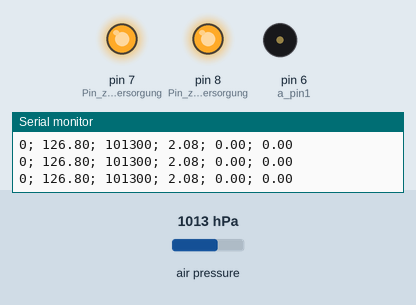
This sketch was run on a simulated Arduino Leonardo, built with avr-gcc and run on an emulated ATmega32U4. Shown: output pins drawn as LEDs (lit = HIGH), buzzer (waves = sounding), the last lines printed to the serial monitor. Inputs (shaded band) come from the test bench; at power-on: air pressure 1013 hPa.

Above: at 2.8 s.
2.9 s: air pressure set to 952 hPa
At 5.7 s:
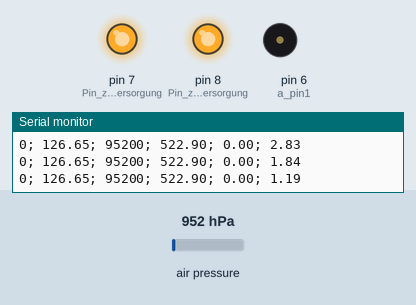
5.9 s: air pressure set to 975 hPa
At 6.59 s:
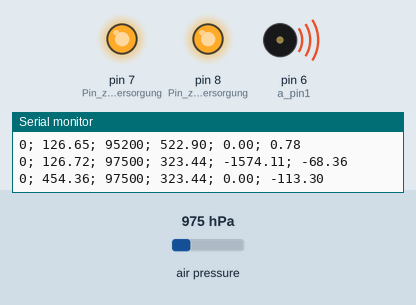
Timing chart, 0 to 14.9 s (numbered marks = the images above; inputs shaded):
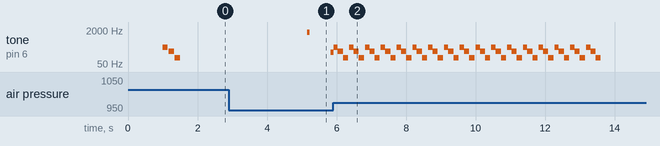

The sketch:

V_15_Filter10-v2.ino
```cpp
/****************************************************
  Mini Vario mit Bluetooth
  * Bluetooth Modul ist H-06
  * Barometer Modul ist MS5611
  * Mini PRO 3.3V 8 MHz oder Leonardo
  * oder !!!belibiges!!! Arduino

  Auf der Misst von Ivaylo gewachsen.
  2018-04-12
****************************************************/

#include <Wire.h>
#include <MS5611.h>
MS5611 bpm;


//////////////////////////////////////////////////////////////////////////////////////////////////////////////////
///////////////////////////////   Variablen die Mann aendern kann!   /////////////////////////////////////////////
//////////////////////////////////////////////////////////////////////////////////////////////////////////////////
    float min_steigen = 0.20;               //Minimale Steigen (Standart Wert ist 0.4m/s).
    float max_sinken = -3.50;               //Maximales Sinken (Standart Wert ist - 1.1m/s).

    long leseZeit = 150;                    //Interval zum lesen vom Baro audio Vario, Standart(min) ist 150.
    long leseZeitBT = 100;                  //Interval zum lesen vom Baro fuer BT, Standart(min) ist 100.

    long konst_frqz = 150;                  //Audio Frequez beim konstante Frequenz Einstellung.
    long max_frqz = 1800;                   //Maximale Audio Frequenz beim variable Frequenz Einstellung.

    //short bt_pin = 2;                     //Bluetooth Pin definieren. Fuer Leonardo 14. Fuer die Anderen 2.

    int a_pin1 = 6;                         //Lautsprecher Pin definieren! <<= fuer normalen Mini Pro
    //int a_pin1 = 9;                       //Lautsprecher Pin definieren! <<= fuer Leonardo
    //int a_pin1 = 5;                       //Lautsprecher Pin definieren! <<= fuer Ivkos Micro Vario

// Fileter Einstellungen!!!
    float FehlerV = 3.500 *min_steigen;     //Gewichtung fuer Vario Filter berechnen. 0.1 > FehlerV < 1.0

    float mittel_n = 8;                     // Anzahl Werte fuer Mittelwert bilden.
    float kal[9];                           // kal[n] ==> n = mittel_n +1

//////////////////////////////////////////////////////////////////////////////////////////////////////////////////
//////////////////////////////////////////////////////////////////////////////////////////////////////////////////
//////////////////////////////////////////////////////////////////////////////////////////////////////////////////


//////////////////////////////////////////////////////////////////////////////////////////////////////////////////
long Druck, Druck0, DruckB;

int PinBT,  XOR, c, startCH = 0;
float Vario, VarioR, Hoehe, AvrgV;

unsigned long  dZeit, ZeitE, ZeitS, ZeitPip;
//////////////////////////////////////////////////////////////////////////////////////////////////////////////////


// SETUP//////////////////////////////////////////////////////////////////////////////////////////////////////////
//////////////////////////////////////////////////////////////////////////////////////////////////////////////////
void setup() {
    leseZeit = leseZeit -24;

    Serial.begin(9600);
    //Serial1.begin(9600);

    //pinMode(bt_pin, INPUT);                      // Definiert den Pin für der BT Schalter.
    //PinBT = digitalRead(bt_pin);                 // Definiere SChalter Zustand fuer BT.
    PinBT = 0;                              // Wenn keine BT-Modul eingebaut ist - 0.

    pinMode(7, OUTPUT);                     // Pin zum BT Versorgung.
    pinMode(8, OUTPUT);                     // Pin zum BT Versorgung.


// Initialize MS5611 sensor!
    // Ultra high resolution: MS5611_ULTRA_HIGH_RES
    // (default) High resolution: MS5611_HIGH_RES
    // Standard: MS5611_STANDARD
    // Low power: MS5611_LOW_POWER
    // Ultra low power: MS5611_ULTRA_LOW_POWER
    while(!bpm.begin(MS5611_ULTRA_HIGH_RES))
    {
        delay(500);
    }

//BT umbenenen START
    if (PinBT == 0)
    {
        digitalWrite(7, HIGH);               // BT Versorgung einschalten.
        digitalWrite(8, HIGH);               // BT Versorgung einschalten.
        delay(1000);
        //Serial.begin(9600);                 //fuer MiniPro
        //Serial1.begin(9600);                //fuer BT - Leonardo.
        /*/
        Serial.print("AT");
        delay(1500);
        Serial.print("AT+NAMEIvkosVario");
        delay(500);
        //Serial.print("AT+RESET");
        delay(500);//*/
        // PIN ist 1234 oder 0000 <= #############################################################################
    }
    else
    {
        digitalWrite(7, LOW);               // BT Versorgung einschalten.
        digitalWrite(8, LOW);               // BT Versorgung einschalten.
    }
//BT umbenenen ENDE */


// Spielt die Start-Tonfolge.
    tone(a_pin1 , 300, 150);
    delay(175);
    tone(a_pin1 , 200, 150);
    delay(175);
    tone(a_pin1 , 100, 150);
    delay(250);
// */

ZeitS = micros();

}
//////////////////////////////////////////////////////////////////////////////////////////////////////////////////
// ENDE SETUP/////////////////////////////////////////////////////////////////////////////////////////////////////


// LOOP///////////////////////////////////////////////////////////////////////////////////////////////////////////
//////////////////////////////////////////////////////////////////////////////////////////////////////////////////
void loop()
{

  if(PinBT==0)
    {
      dZeit=(micros()-ZeitS);
      if (float(dZeit)/1000 >= float(leseZeit) )
        {
          SteigenBerechnen();
        }
      PipserX();
      //ZeitE = micros();
    }
    else
    {
      Bloetooth();
    }
}
//////////////////////////////////////////////////////////////////////////////////////////////////////////////////
// ENDE LOOP//////////////////////////////////////////////////////////////////////////////////////////////////////


//////////////////////////////////////////////////////////////////////////////////////////////////////////////////
//=> Unterfunktionen und Programme   /////////////////////////////////////////////////////////////////////////////
//////////////////////////////////////////////////////////////////////////////////////////////////////////////////
//////////////////////////////////////////////////////////////////////////////////////////////////////////////////


// Luftdrucksensor auslesen ######################################################################################
// ###############################################################################################################
void BaroAuslesen()
{
  Druck = bpm.readPressure();
  Hoehe = bpm.getAltitude(Druck);
}
// ###############################################################################################################
// ENDE ##########################################################################################################


// Steigen berechnen #############################################################################################
// ###############################################################################################################
void SteigenBerechnen()
{
      BaroAuslesen();


      int i;

      if(startCH==0)
      {
        kal[0] = Hoehe;
        startCH=1;
      }

      // Steigwerte berechnen.
        dZeit=(micros()-ZeitS);
        ZeitS = micros();

        VarioR=((Hoehe - kal[0]) / (float(dZeit)/1000000));

        //VarioR=0.500; // Ton Test !!!!!!!!!!!!!!!!!!!!!!!!!################################

        kal[1]=VarioR;

        kal[0]=Hoehe;

    // Filter fuer die Steigung anwenden.
      // > Mittelwert bilden.
          AvrgV = 0;
          i=1;
          for (i; i <= mittel_n; i++){
            AvrgV = AvrgV + kal[i];
          }
          AvrgV = AvrgV / mittel_n;
          AvrgV = (AvrgV  + Vario) / 2;
      // < Mittelwert bilden.

      if (FehlerV > 1.000) FehlerV = 1.000;
      Vario = FehlerV*AvrgV + (1-FehlerV)*Vario;


        i=mittel_n;
        for (i; i > 1; i--){
          kal[i] = kal[i-1];
        }


      //BT Taster;dZeit[ms];Druck[Pa];Hoehe[m];VarioR[m/s];Vario[m/s]
      //  Zum aktivieren der Ausgabe * zwischen // loeschen.

      Serial.print(PinBT);
      Serial.print("; ");

      Serial.print(float(dZeit)/1000, 2);
      Serial.print("; ");

      Serial.print(Druck);
      Serial.print("; ");

      Serial.print(Hoehe, 2);
      Serial.print("; ");

      Serial.print(VarioR, 2);
      Serial.print("; ");

      Serial.print(Vario, 2);//
      Serial.println(); // */

}
// ###############################################################################################################
// ENDE ##########################################################################################################


// Pipser ########################################################################################################
// ###############################################################################################################
void PipserX()
{
    //Vario = 1.00; // Ton Test!

    float frequency = float(max_frqz) / (1.00 + pow((Vario - 11.30) / -6.80, 5.10));
    float duration = (-60.00*Vario + 500)*0.75;    // Variable Pause
    frequency = int(frequency);
    duration = long(duration);

  // Wenn Steigen groesser als min_steigen
      if ( Vario >= min_steigen)
        {
            if ( Vario <= 7  )
            {
                if ( (millis() - ZeitPip) >= (unsigned long)(2*duration) )
                {
                    ZeitPip = millis();
                    tone(a_pin1 , frequency, duration);
                }
            }
            if ( Vario > 7)
            {
              if ( Vario > 9) noTone(a_pin1);
              else tone(a_pin1 , int(max_frqz/2));
              delay(0);
            }
        }

  // Wenn Sinken kleiner als max_sinken
    if ( Vario < max_sinken)
    {
        tone(a_pin1 , 300, 150);
        delay(125);
        tone(a_pin1 , 200, 150);
        delay(150);
        tone(a_pin1 , 100, 150);
        delay(175);
    }

}
// ###############################################################################################################
// ENDE ##########################################################################################################


// Bloetooth #####################################################################################################
// ###############################################################################################################
/*  Verschiedene Komuniktionsprotokole möglich.  */

void Bloetooth()
{
    // Start "Blue Fly Vario" sentence ===========================================================================
    // ===========================================================================================================
    /* Ausgabe im BlueFlyVario Format.     The standard BlueFlyVario outp ut mode. This sends raw
    pressure measurements in the form "PRS XXXXX\n": XXXXX is the raw (unfiltered) pressure
    measurement in hexadecimal pascals. */
    // On-Off | Hier zwischen // ein * setzen dann ist es deaktiviert.
        //Temp = bpm.readTemperature();
        Druck = bpm.readPressure();

        Serial.print("PRS ");               //Ausgabe an der BT fuer MiniPro.
        Serial.println( Druck, HEX);        //BT-Serial schnitstelle ungefiltert.  Fuer MiniPro.

        //Serial1.print("PRS ");               //Ausgabe an der BT fuer Leonardo.
        //Serial1.println( Druck, HEX);        //BT-Serial schnitstelle ungefiltert.  Fuer Leonardo.

        // Wenn XCSoar vervender wird die Zeile drunter mitt "//..." auskomentieren.
        //delay(leseZeitBT - 22); //Wenn XCTrack benutzt wird Zeille aktiv lassen.

    // Ende "BlueFlyVario" sentence =========================================================================== */

// =>>

    // Start "LXNAV - LXWP0" sentence ============================================================================
    // ===========================================================================================================
    /* Send LXWP0 output mode for use with a range of apps:
        "$LXWP0,loger_stored (Y/N), IAS (kph), baroaltitude (m), vario (m/s),,,,,,heading of plane,
        windcourse (deg),windspeed (kph)*checksum \r\n" */
    /*/ On-Off | Hier zwischen // ein * setzen dann ist es deaktiviert.
        SteigenBerechnen();

        String s = "LXWP0,N,,";
        s = String(s+ String(Hoehe,1) + "," + String(Vario,2) + ",,,,,,,,"  );

    // Checksum berechnen und als int ausgeben
    // wird als HEX benötigt im NMEA Datensatz
    // zwischen $ und * rechnen
        int i, XOR, c;
        XOR = 0;

        for (i = 0; i < s.length(); i++) {
            c = (unsigned char)s.charAt(i);
            if (c == '*') break;
            if (c!='$') XOR ^= c;
        }
    // Checksum berechnen

        // Fuer MiniPro:
        Serial.print("$");
        Serial.print(s);
        Serial.print("*");
        Serial.println(XOR,HEX);

        // Fuer Leonardo:
        //Serial.print("$");
        //Serial.print(s);
        //Serial.print("*");
        //Serial.println(XOR,HEX); //

    delay(leseZeitBT - 73);

    // Ende "LXNAV - LXWP0" sentence ========================================================================== */

// =>>

    // Start "LK8EX1" sentence ===================================================================================
    // ===========================================================================================================
    // Send $LK8EX1,pressure,altitude,vario,temperature,battery,*checksum
    /*/ On-Off | Hier zwischen // ein * setzen dann ist es deaktiviert.
    SteigenBerechnen();

    String s = "LK8EX1,";
    s = String(s + String(Druck,DEC) + "," + String(Hoehe,2) + "," + String(Vario*100,0) + "," + String(Temp,1) + ",1.1,");

    // Checksum berechnen und als int ausgeben
    // wird als HEX benötigt im NMEA Datensatz
    // zwischen $ und * rechnen
    int i, XOR, c;
    XOR = 0;

    for (i = 0; i < s.length(); i++) {
    c = (unsigned char)s.charAt(i);
    if (c == '*') break;
    if (c!='$') XOR ^= c;
    }
    // Checksum berechnen

        // Fuer MiniPro:
        Serial.print("$");
        Serial.print(s);
        Serial.print("*");
        Serial.println(XOR,HEX);

        // Fuer Leonardo:
        //Serial.print("$");
        //Serial.print(s);
        //Serial.print("*");
        //Serial.println(XOR,HEX); //

    delay(leseZeitBT - 23);
    // Ende "LK8EX1" sentence ================================================================================= */

// =>>

    // Start "Custom BFV" sentence ===============================================================================
    // ===========================================================================================================
    /* Custom BFV sentence: This sends a NMEA like sentence in the
    following format: "$BFV,pressure(Pa),vario(cm/s), temp(deg C),
    battery(%),pitotDiffPressure(pa)*checksum\r\n". Pressure (the filtered pressure as an
    unsigned integer), vario (the filtered vario as an signed integer) and temp(signed float) are
    always sent. Battery % (unsigned integer) is only sent for models which include a battery;
    otherwise "0" is sent. pitotDiffPressure (signed integer) is only sent when the hardware
    setting usePitot is enabled. */
    /*/ On-Off | Hier zwischen // ein * setzen dann ist es deaktiviert.
        SteigenBerechnen();

        String s = "BFV,";
        s = String(s + String(Druck) + "," + String(Vario*100,0) + "," + String(Temp,2) + ",0"  );

    // Checksum berechnen
    // und als int ausgeben wird als HEX benötigt.
    // Im NMEA Datensatz zwischen $ und * rechnen.
        int i, XOR, c;
        XOR = 0;

        for (i = 0; i < s.length(); i++) {
            c = (unsigned char)s.charAt(i);
            if (c == '*') break;
            if (c!='$') XOR ^= c;
        }

        // Fuer MiniPro:
        Serial.print("$");
        Serial.print(s);
        Serial.print("*");
        Serial.println(XOR,HEX);

        // Fuer Leonardo:
        //Serial.print("$");
        //Serial.print(s);
        //Serial.print("*");
        //Serial.println(XOR,HEX); //

    delay(leseZeitBT - 24);

    // Ende "Custom BFV sentence" ============================================================================= */


    // Start Normale Daten Ausgabe ===============================================================================
    // ===========================================================================================================
    /*/ On-Off | Hier zwischen // ein * setzen dann ist es deaktiviert.

      // Zum Testen ueber Serial-Port !!!-> nicht vergesen VarioR aus zu kommentiren.
      //Temp.[C°];Druck[Pa];Hoehe[m];dZeit[ms];VarioR[m/s];Vario[m/s];BT Taster
      //  Zum Asugabe aktiwieren * zwischen // löschen.

      SteigenBerechnen();

      Serial.print(Temp, 2);
      Serial.print("; ");

      Serial.print(Druck);
      Serial.print("; ");

      Serial.print(Hoehe, 2);
      Serial.print("; ");

      Serial.print(dZeit/1000, 3);
      Serial.print("; ");

      Serial.print(VarioR, 2);
      Serial.print("; ");

      Serial.print(Vario, 2);
      Serial.print("; ");

      Serial.print(PinBT);
      Serial.println();

      delay(leseZeit - 4);

    // Ende Normale Daten Ausgabe ============================================================================= */
}
// ###############################################################################################################
// ENDE ##########################################################################################################
```

Measured:
- after the input at 2.9 s, tone on pin 6 (a_pin1): silent → 1582 Hz after 2.3 s, → silent 0.07 s later, → 175 Hz 0.61 s later
